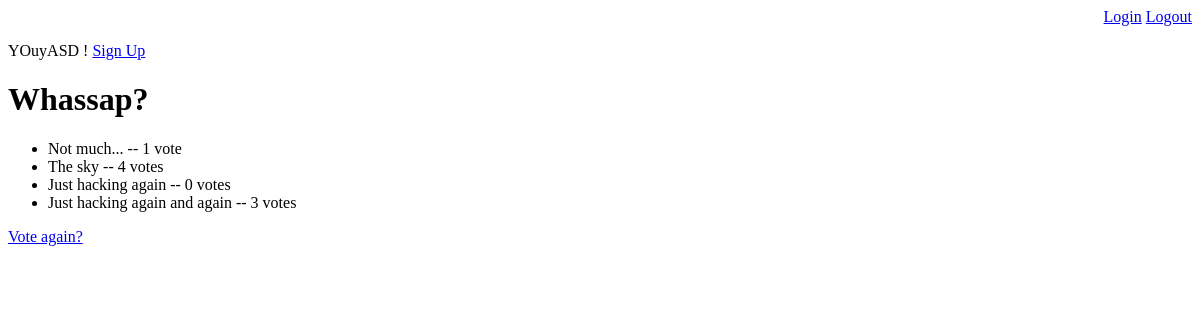
/polls/1/results/, run on an earlier commit of the app's database.
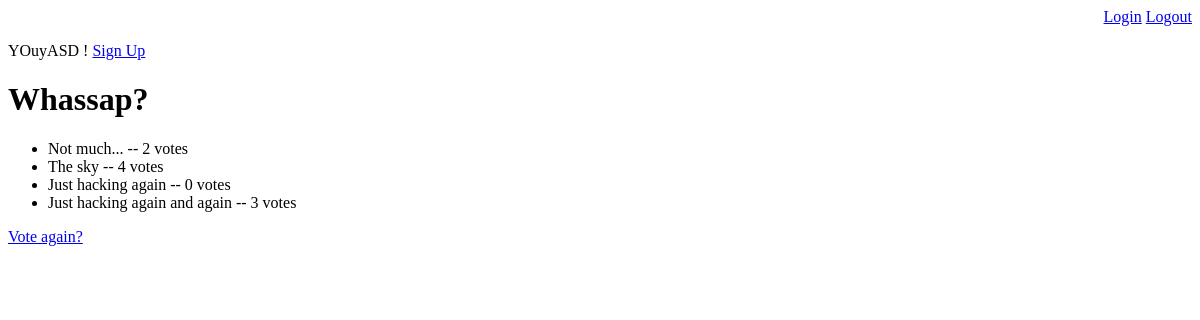
And on a later commit of the database.
### polls/models.py (models this page shows, shortened)
class Question(models.Model):
    question_text = models.CharField(max_length=200)
    pub_date = models.DateTimeField('date published')
    author = models.ForeignKey(User, on_delete=models.PROTECT, blank=True, null=True, help_text='The user who posted this question.')

class Choice(models.Model):
    question = models.ForeignKey(Question, on_delete=models.CASCADE)
    choice_text = models.CharField(max_length=200)
    votes = models.IntegerField(default=0)

### polls/views.py (the view)
# urls.py: path('<int:pk>/results/', views.ResultsView.as_view(), name='results'),
class ResultsView(generic.DetailView):
    model = Question
    template_name = 'polls/results.html'

### polls/templates/polls/results.html
{% extends 'polls/base.html' %}
{% block content %}
<h1>{{ question.question_text }}</h1>
<ul>
{% for choice in question.choice_set.all %}
    <li>{{ choice.choice_text }} -- {{ choice.votes }} vote{{ choice.votes|pluralize }}</li>
{% endfor %}
</ul>
<a href="{% url 'polls:detail' question.id %}">Vote again?</a>
{% endblock content %}

### polls/templates/polls/base.html (shortened to what this page needs)
<p align="right">
  <a href="/accounts/login">Login</a>
  <a href="/accounts/logout">Logout</a>
</p>
{% if request.user.is_authenticated %}
    <p>
        Hello, {{ request.user.username }}!
        <a href="/polls/create">New Poll</a>
    </p>
{% else %}
<p>
    YOuyASD !
    <a href="/registration/signup">Sign Up</a>
</p>
{% endif %}
{% block content %}{% endblock %}

What changed in the data, as far as the page shows it:
changed Choice "Not much...": votes "1" → "2"
